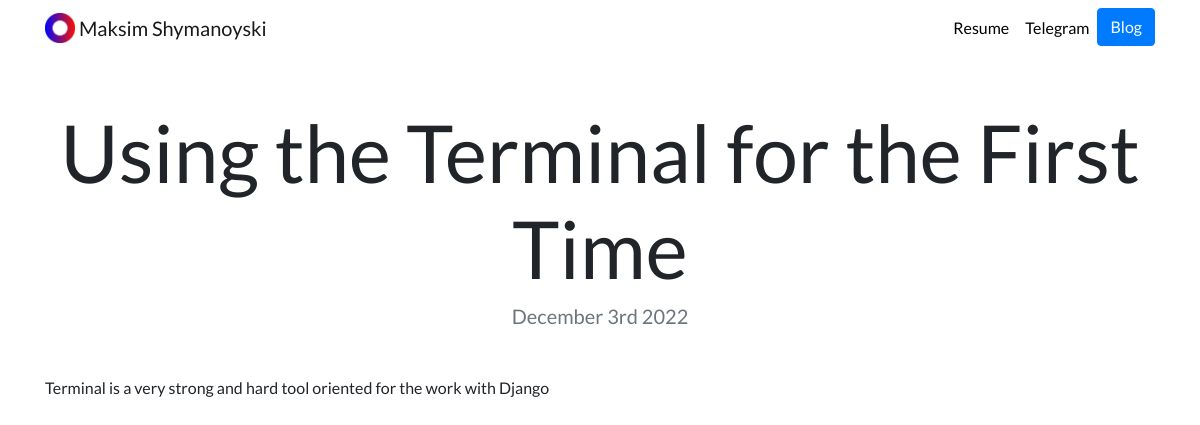
Page /blog/3/ on the committed database.
### blog/models.py (models this page shows, shortened)
class Blog(models.Model):
    title = models.CharField(max_length=200)
    date = models.DateField()
    message = models.TextField()

### blog/views.py (the view)
# urls.py: path('<int:blog_id>/', views.detail, name='detail'),
def detail(request, blog_id):
    blog = get_object_or_404(Blog, pk=blog_id)
    return render(request, 'blog/detail.html', {'blog': blog})

### blog/templates/blog/detail.html
{% extends "portfolio/base.html" %}
{% load static %}
{% block content %}
<h1 class="text-center mt-5" id="blogdetailtitle">{{ blog.title }}</h1>
<h5 class="text-center text-muted mb-5">{{ blog.date|date:'F jS Y' }}</h5>
{{ blog.message|safe }}
{% endblock %}

### portfolio/static/portfolio/custom.css (style rules this page uses)
body { font-family: 'Lato', sans-serif; }
@media (min-width: 992px) { #blogdetailtitle { font-size: 5rem; } }

### rows in the picture
Blog: title "Using the Terminal for the First Time", date "December 3rd 2022", message "Terminal is a very strong and hard tool oriented for the work with Django"
